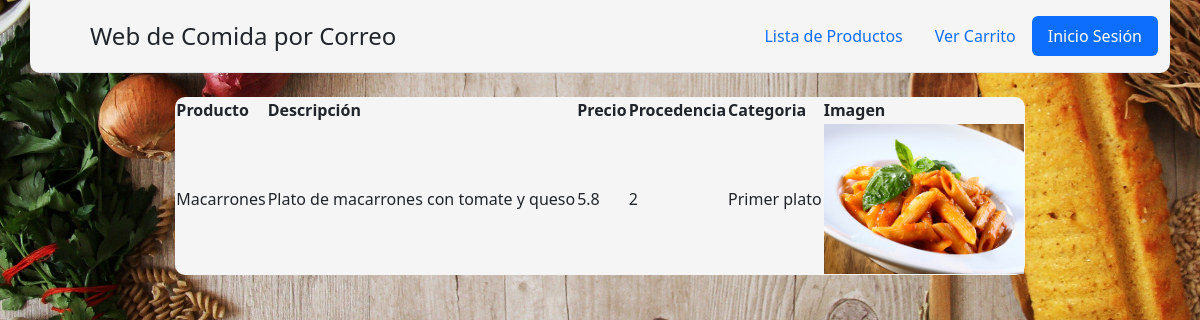
Screenshot of /index.php?controller=ProductController&action=getProductById&id_producto=2 with the database file from the repository.
### tables this page shows
CREATE TABLE IF NOT EXISTS `Productos` (
  `id_producto` int(11) NOT NULL AUTO_INCREMENT,
  `Nombre` varchar(50) DEFAULT NULL,
  `Precio` float DEFAULT NULL,
  `Descripcion` varchar(250) DEFAULT NULL,
  `Procedencia` int(11) NOT NULL,
  `Categoria` varchar(50) DEFAULT NULL,
  `Imagen` varchar(50) DEFAULT NULL,
  PRIMARY KEY (`id_producto`)
);

### public/views/View.php (called while the page is built)
<?php
class View {
    public static function show ($viewName, $data=null){
        include_once ("header.php");
        include ("$viewName.php");
        include_once ("footer.php");
    }
}
?>

### public/Controllers/ProductsController.php (called while the page is built, shortened)
<?php
include ("views/View.php");
require_once ("models/productos.php");
class ProductController {
public function getProductById (){
    require_once ("models/productos.php");
    $pDAO=new ProductoDAO();
    $products=$pDAO->getProductById($_GET['id_producto']);
    View::show("showProductsById", $products);
}
}
?>

### public/models/productos.php (called while the page is built, shortened)
<?php
include_once ('db/db.php');
class ProductoDAO {
    public $db_con;
    public function __construct (){
        $this->db_con=Database::connect();
    }
    public function getProductById($Id) {
        $stmt = $this->db_con->prepare("SELECT * FROM Productos WHERE id_producto=$Id");
        $stmt->setFetchMode(PDO::FETCH_ASSOC);
        $stmt->execute();
        return $stmt->fetch();
    }
}
?>

### public/db/db.php (called while the page is built)
<?php
    class Database{
        public static function connect()
        {
            $host='mariadb';
            $dbname=getenv('MARIADB_DATABASE');
            try {
                $dsn = 'mysql:host='.$host.";dbname=".$dbname.";charset=UTF8";
                $dbh = new PDO($dsn, getenv('MARIADB_USER'),getenv('MARIADB_PASSWORD'));
                return $dbh;
            }
            catch (PDOException $e){
                echo $e->getMessage();
        }
    }
    }
?>

### public/views/showProductsById.php (the view)
<table style=" margin: 0 auto;background-color: whitesmoke;border-radius: 10px;"">
	<thead>
		<tr>
               <th>Producto</th>
			<th>Descripción</th>
			<th>Precio</th>
               <th>Procedencia</th>
			<th>Categoria</th>
			<th>Imagen</th>
		</tr>
	</thead>
	<tbody>
		<tr>
               <td><?php echo $data['Nombre']; ?></td>
			<td><?php echo $data['Descripcion']; ?></td>
			<td><?php echo $data['Precio']; ?></td>
               <td><?php echo $data['Procedencia']; ?></td>
			<td><?php echo $data['Categoria']; ?></td>
               <td><img src="<?php echo $data['Imagen']; ?>"width="200" height="150"></td>
		</tr>
	</tbody>
</table>

### rows the page displays
productos: Nombre "Macarrones", Descripcion "Plato de macarrones con tomate y queso", Precio "5.8", Procedencia "2", Categoria "Primer plato"
